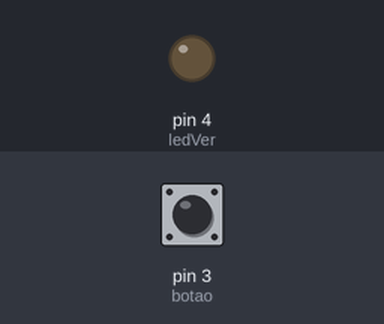
The sketch below on a simulated Arduino Uno, built with avr-gcc and run on an emulated ATmega328P. On the bench: output pins drawn as LEDs (lit = HIGH). The inputs (shaded band) are chosen by the test bench; at power-on: pin 3 (botao) LOW.

Above: at 1.2 s.
1.3 s: pin 3 (botao) pulled HIGH for 0.15 s
At 2.1 s:
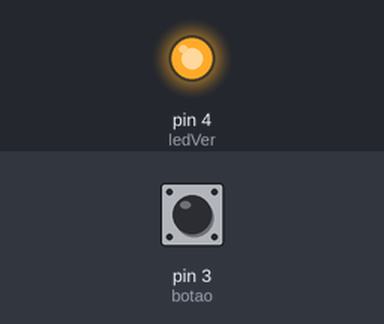
Timing chart, 0 to 4.3 s (numbered marks = the images above; inputs shaded):
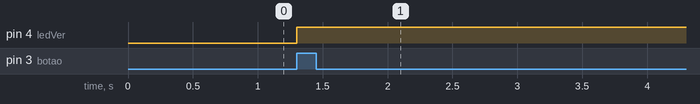

Measured:
- after the input at 1.3 s, pin 4 (ledVer): LOW → HIGH at once

The sketch:

exerc_cio4.ino
```cpp
const int botao = 3;
const int ledVer = 4;


void setup()
{
  pinMode(3, INPUT);
  pinMode(4, OUTPUT);
}


int var;


void loop()
{
  var = digitalRead(botao);
  if (var){
    digitalWrite (ledVer, HIGH);
  }
  }
```
